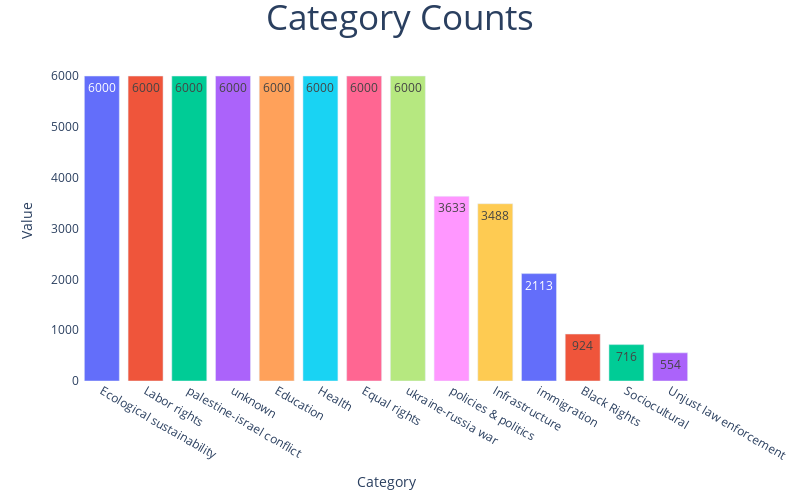

Notebook cell for this chart:
### Code cell
fig = px.bar(x=dataset["class"].value_counts().index,y=dataset["class"].value_counts(),color=dataset["class"].value_counts().index,text=dataset["class"].value_counts())
fig.update_traces(hovertemplate="Category:'%{x}' Counted: %{y}")
fig.update_layout(title={"text":"Category Counts","x":0.5,"font":{"size":35}},xaxis={"title":"Category","showgrid":False},yaxis={"title":"Value","showgrid":False},plot_bgcolor="white",width=800,height=500,showlegend=False)
iplot(fig)

### Figure 1 — Plotly figure (JSON) as saved in the notebook; plotly's stock layout.template omitted (floating-point values rounded to 4 significant figures)
{"data": [{"hovertemplate": "Category:'%{x}' Counted: %{y}", "legendgroup": "Ecological sustainability", "marker": {"color": "#636efa", "pattern": {"shape": ""}}, "name": "Ecological sustainability", "orientation": "v", "showlegend": true, "text": [6000.0], "textposition": "auto", "type": "bar", "x": ["Ecological sustainability"], "xaxis": "x", "y": [6000], "yaxis": "y"}, {"hovertemplate": "Category:'%{x}' Counted: %{y}", "legendgroup": "Labor rights", "marker": {"color": "#EF553B", "pattern": {"shape": ""}}, "name": "Labor rights", "orientation": "v", "showlegend": true, "text": [6000.0], "textposition": "auto", "type": "bar", "x": ["Labor rights"], "xaxis": "x", "y": [6000], "yaxis": "y"}, {"hovertemplate": "Category:'%{x}' Counted: %{y}", "legendgroup": "palestine-israel conflict", "marker": {"color": "#00cc96", "pattern": {"shape": ""}}, "name": "palestine-israel conflict", "orientation": "v", "showlegend": true, "text": [6000.0], "textposition": "auto", "type": "bar", "x": ["palestine-israel conflict"], "xaxis": "x", "y": [6000], "yaxis": "y"}, {"hovertemplate": "Category:'%{x}' Counted: %{y}", "legendgroup": "unknown", "marker": {"color": "#ab63fa", "pattern": {"shape": ""}}, "name": "unknown", "orientation": "v", "showlegend": true, "text": [6000.0], "textposition": "auto", "type": "bar", "x": ["unknown"], "xaxis": "x", "y": [6000], "yaxis": "y"}, {"hovertemplate": "Category:'%{x}' Counted: %{y}", "legendgroup": "Education", "marker": {"color": "#FFA15A", "pattern": {"shape": ""}}, "name": "Education", "orientation": "v", "showlegend": true, "text": [6000.0], "textposition": "auto", "type": "bar", "x": ["Education"], "xaxis": "x", "y": [6000], "yaxis": "y"}, {"hovertemplate": "Category:'%{x}' Counted: %{y}", "legendgroup": "Health", "marker": {"color": "#19d3f3", "pattern": {"shape": ""}}, "name": "Health", "orientation": "v", "showlegend": true, "text": [6000.0], "textposition": "auto", "type": "bar", "x": ["Health"], "xaxis": "x", "y": [6000], "yaxis": "y"}, {"hovertemplate": "Category:'%{x}' Counted: %{y}", "legendgroup": "Equal rights", "marker": {"color": "#FF6692", "pattern": {"shape": ""}}, "name": "Equal rights", "orientation": "v", "showlegend": true, "text": [6000.0], "textposition": "auto", "type": "bar", "x": ["Equal rights"], "xaxis": "x", "y": [6000], "yaxis": "y"}, {"hovertemplate": "Category:'%{x}' Counted: %{y}", "legendgroup": "ukraine-russia war", "marker": {"color": "#B6E880", "pattern": {"shape": ""}}, "name": "ukraine-russia war", "orientation": "v", "showlegend": true, "text": [6000.0], "textposition": "auto", "type": "bar", "x": ["ukraine-russia war"], "xaxis": "x", "y": [6000], "yaxis": "y"}, {"hovertemplate": "Category:'%{x}' Counted: %{y}", "legendgroup": "policies & politics", "marker": {"color": "#FF97FF", "pattern": {"shape": ""}}, "name": "policies & politics", "orientation": "v", "showlegend": true, "text": [3633.0], "textposition": "auto", "type": "bar", "x": ["policies & politics"], "xaxis": "x", "y": [3633], "yaxis": "y"}, {"hovertemplate": "Category:'%{x}' Counted: %{y}", "legendgroup": "Infrastructure", "marker": {"color": "#FECB52", "pattern": {"shape": ""}}, "name": "Infrastructure", "orientation": "v", "showlegend": true, "text": [3488.0], "textposition": "auto", "type": "bar", "x": ["Infrastructure"], "xaxis": "x", "y": [3488], "yaxis": "y"}, {"hovertemplate": "Category:'%{x}' Counted: %{y}", "legendgroup": "immigration", "marker": {"color": "#636efa", "pattern": {"shape": ""}}, "name": "immigration", "orientation": "v", "showlegend": true, "text": [2113.0], "textposition": "auto", "type": "bar", "x": ["immigration"], "xaxis": "x", "y": [2113], "yaxis": "y"}, {"hovertemplate": "Category:'%{x}' Counted: %{y}", "legendgroup": "Black Rights", "marker": {"color": "#EF553B", "pattern": {"shape": ""}}, "name": "Black Rights", "orientation": "v", "showlegend": true, "text": [924.0], "textposition": "auto", "type": "bar", "x": ["Black Rights"], "xaxis": "x", "y": [924], "yaxis": "y"}, {"hovertemplate": "Category:'%{x}' Counted: %{y}", "legendgroup": "Sociocultural", "marker": {"color": "#00cc96", "pattern": {"shape": ""}}, "name": "Sociocultural", "orientation": "v", "showlegend": true, "text": [716.0], "textposition": "auto", "type": "bar", "x": ["Sociocultural"], "xaxis": "x", "y": [716], "yaxis": "y"}, {"hovertemplate": "Category:'%{x}' Counted: %{y}", "legendgroup": "Unjust law enforcement", "marker": {"color": "#ab63fa", "pattern": {"shape": ""}}, "name": "Unjust law enforcement", "orientation": "v", "showlegend": true, "text": [554.0], "textposition": "auto", "type": "bar", "x": ["Unjust law enforcement"], "xaxis": "x", "y": [554], "yaxis": "y"}], "layout": {"barmode": "relative", "height": 500, "legend": {"title": {"text": "color"}, "tracegroupgap": 0}, "margin": {"t": 60}, "plot_bgcolor": "white", "showlegend": false, "title": {"font": {"size": 35}, "text": "Category Counts", "x": 0.5}, "width": 800, "xaxis": {"anchor": "y", "domain": [0, 1], "showgrid": false, "title": {"text": "Category"}}, "yaxis": {"anchor": "x", "domain": [0, 1], "showgrid": false, "title": {"text": "Value"}}}}
